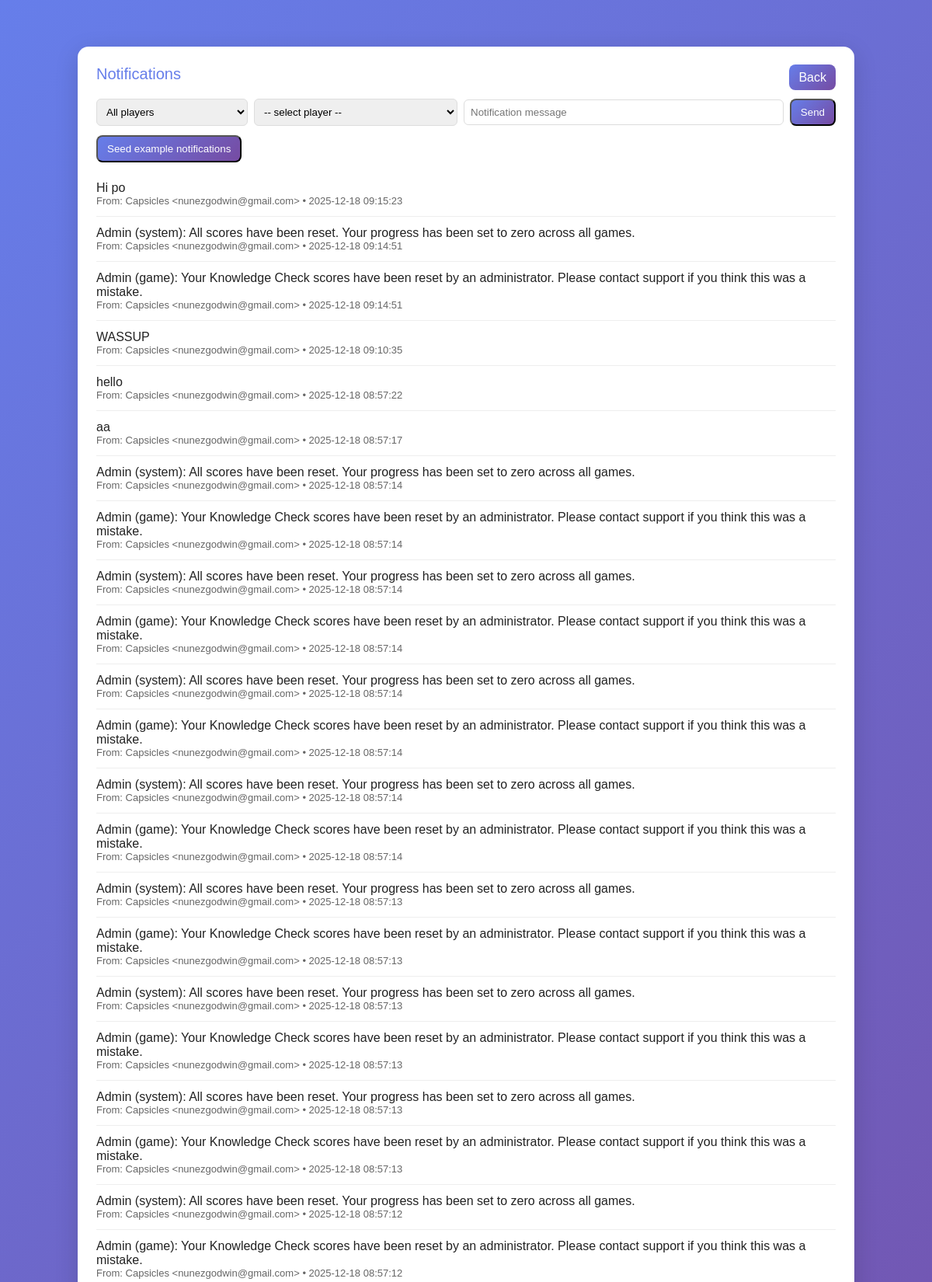
The app's page /admin/notifications (signed in, upper part) with its own data.
### tables this page shows
CREATE TABLE notifications (
            id INTEGER PRIMARY KEY AUTOINCREMENT,
            user_id INTEGER,
            message TEXT NOT NULL,
            is_read INTEGER DEFAULT 0,
            created_at TIMESTAMP DEFAULT CURRENT_TIMESTAMP,
            FOREIGN KEY(user_id) REFERENCES users(id)
        );

CREATE TABLE users (
                id INTEGER PRIMARY KEY AUTOINCREMENT,
                username TEXT NOT NULL UNIQUE,
                email TEXT NOT NULL UNIQUE,
                password TEXT NOT NULL,
                score INTEGER DEFAULT 0,
                created_at TIMESTAMP DEFAULT CURRENT_TIMESTAMP
            , status TEXT DEFAULT 'Active', role TEXT DEFAULT 'Player');

### app.py (the view)
@app.route('/admin/notifications')
@admin_required
def admin_notifications():
    conn = get_db_connection()
    cursor = conn.cursor()
    cursor.execute('''
        SELECT n.id, n.message, n.is_read, n.created_at, u.username, u.email
        FROM notifications n LEFT JOIN users u ON n.user_id = u.id
        ORDER BY n.created_at DESC
    ''')
    notes = [dict(r) for r in cursor.fetchall()]
    cursor.execute("SELECT id, username, email FROM users WHERE status = 'Active' ORDER BY username")
    users = [dict(r) for r in cursor.fetchall()]
    conn.close()
    return render_template('admin_notifications.html', notes=notes, users=users)

### app.py (called while the page is built)
def get_db_connection():
    conn = sqlite3.connect(DATABASE)
    conn.row_factory = sqlite3.Row
    return conn

def admin_required(f):
    from functools import wraps
    @wraps(f)
    def wrapped(*args, **kwargs):
        if not session.get('is_admin'):
            return redirect(url_for('admin_login'))
        return f(*args, **kwargs)
    return wrapped

### templates/admin_notifications.html (shortened to what this page needs)
<!DOCTYPE html>
<html>
<head>
</head>
<body>
  <div class="container">
    <div class="card">
      <div style="display:flex;align-items:center;gap:12px">
        <div class="title">Notifications</div>
        <div style="margin-left:auto"><a class="btn" href="/admin">Back</a></div>
      </div>
      <div style="margin-top:12px">
        <form method="post" action="/admin/send-notification" style="margin-bottom:12px;display:flex;gap:8px;align-items:center">
          <select name="target" style="padding:8px;border-radius:6px;border:1px solid #ddd">
            <option value="all">All players</option>
          </select>
          <select name="user_id" style="padding:8px;border-radius:6px;border:1px solid #ddd">
            <option value="">-- select player --</option>
          </select>
          <input name="message" placeholder="Notification message" style="flex:1;padding:8px;border-radius:6px;border:1px solid #ddd">
          <button class="btn" type="submit">Send</button>
        </form>
        <form method="post" action="/admin/seed-notifications" style="margin-bottom:12px">
          <button class="btn" type="submit">Seed example notifications</button>
        </form>
        {% if notes and notes|length > 0 %}
          {% for n in notes %}
            <div class="note">
              <div>{{ n.message }}</div>
              <div class="meta">From: {{ n.username or 'System' }} &lt;{{ n.email or '—' }}&gt; • {{ n.created_at }}</div>
            </div>
          {% endfor %}
        {% else %}
          <div>No notifications yet.</div>
        {% endif %}
      </div>
    </div>
  </div>
</body>
</html>

### templates/admin_notifications.html (style rules this page uses)
* { box-sizing:border-box }
body { font-family:Arial,Helvetica,sans-serif;padding:20px;background:linear-gradient(135deg,#667eea 0%,#764ba2 100%);min-height:100vh;color:#fff }
.container { max-width:1000px;margin:32px auto }
.card { background:#fff;color:#222;border-radius:14px;padding:24px;box-shadow:0 8px 30px rgba(0,0,0,0.15) }
.note { border-bottom:1px solid #eee;padding:12px 0 }
.meta { font-size:13px;color:#666 }
.title { font-size:20px;color:#667eea;margin-bottom:8px }
.btn { background:linear-gradient(135deg,#667eea,#764ba2);color:#fff;padding:8px 12px;border-radius:8px;text-decoration:none }

### records on screen
notifications: message "Hi po", username "Capsicles", email "nunezgodwin@gmail.com", created_at "2025-12-18 09:15:23"
notifications: message "Admin (system): All scores have been reset. Your progress has been set to zero across all games.", username "Capsicles", email "nunezgodwin@gmail.com", created_at "2025-12-18 09:14:51"
notifications: message "Admin (game): Your Knowledge Check scores have been reset by an administrator. Please contact support if you think this was a mistake.", username "Capsicles", email "nunezgodwin@gmail.com", created_at "2025-12-18 09:14:51"
notifications: message "WASSUP", username "Capsicles", email "nunezgodwin@gmail.com", created_at "2025-12-18 09:10:35"
notifications: message "hello", username "Capsicles", email "nunezgodwin@gmail.com", created_at "2025-12-18 08:57:22"
notifications: message "aa", username "Capsicles", email "nunezgodwin@gmail.com", created_at "2025-12-18 08:57:17"
notifications: message "Admin (system): All scores have been reset. Your progress has been set to zero across all games.", username "Capsicles", email "nunezgodwin@gmail.com", created_at "2025-12-18 08:57:14"
notifications: message "Admin (game): Your Knowledge Check scores have been reset by an administrator. Please contact support if you think this was a mistake.", username "Capsicles", email "nunezgodwin@gmail.com", created_at "2025-12-18 08:57:14"
notifications: message "Admin (system): All scores have been reset. Your progress has been set to zero across all games.", username "Capsicles", email "nunezgodwin@gmail.com", created_at "2025-12-18 08:57:14"
notifications: message "Admin (game): Your Knowledge Check scores have been reset by an administrator. Please contact support if you think this was a mistake.", username "Capsicles", email "nunezgodwin@gmail.com", created_at "2025-12-18 08:57:14"
notifications: message "Admin (system): All scores have been reset. Your progress has been set to zero across all games.", username "Capsicles", email "nunezgodwin@gmail.com", created_at "2025-12-18 08:57:14"
notifications: message "Admin (game): Your Knowledge Check scores have been reset by an administrator. Please contact support if you think this was a mistake.", username "Capsicles", email "nunezgodwin@gmail.com", created_at "2025-12-18 08:57:14"
notifications: message "Admin (system): All scores have been reset. Your progress has been set to zero across all games.", username "Capsicles", email "nunezgodwin@gmail.com", created_at "2025-12-18 08:57:14"
notifications: message "Admin (game): Your Knowledge Check scores have been reset by an administrator. Please contact support if you think this was a mistake.", username "Capsicles", email "nunezgodwin@gmail.com", created_at "2025-12-18 08:57:14"
notifications: message "Admin (system): All scores have been reset. Your progress has been set to zero across all games.", username "Capsicles", email "nunezgodwin@gmail.com", created_at "2025-12-18 08:57:13"
notifications: message "Admin (game): Your Knowledge Check scores have been reset by an administrator. Please contact support if you think this was a mistake.", username "Capsicles", email "nunezgodwin@gmail.com", created_at "2025-12-18 08:57:13"
notifications: message "Admin (system): All scores have been reset. Your progress has been set to zero across all games.", username "Capsicles", email "nunezgodwin@gmail.com", created_at "2025-12-18 08:57:13"
notifications: message "Admin (game): Your Knowledge Check scores have been reset by an administrator. Please contact support if you think this was a mistake.", username "Capsicles", email "nunezgodwin@gmail.com", created_at "2025-12-18 08:57:13"
notifications: message "Admin (system): All scores have been reset. Your progress has been set to zero across all games.", username "Capsicles", email "nunezgodwin@gmail.com", created_at "2025-12-18 08:57:13"
notifications: message "Admin (game): Your Knowledge Check scores have been reset by an administrator. Please contact support if you think this was a mistake.", username "Capsicles", email "nunezgodwin@gmail.com", created_at "2025-12-18 08:57:13"
notifications: message "Admin (system): All scores have been reset. Your progress has been set to zero across all games.", username "Capsicles", email "nunezgodwin@gmail.com", created_at "2025-12-18 08:57:12"
notifications: message "Admin (game): Your Knowledge Check scores have been reset by an administrator. Please contact support if you think this was a mistake.", username "Capsicles", email "nunezgodwin@gmail.com", created_at "2025-12-18 08:57:12"
